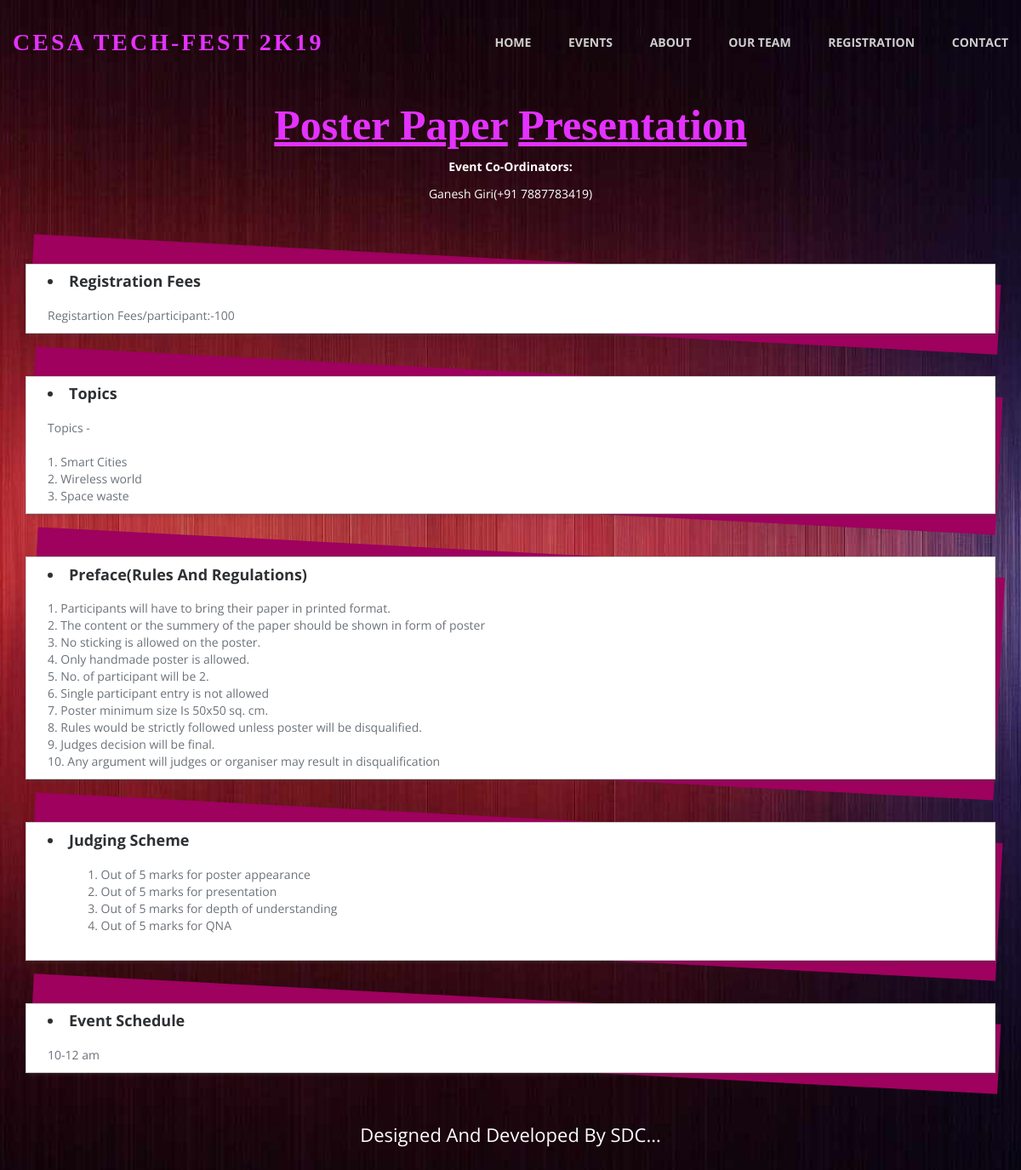
/poster.php, run on the app's committed database.
### tables this page shows
CREATE TABLE IF NOT EXISTS `poster` (
  `id` int(11) NOT NULL AUTO_INCREMENT,
  `text` text NOT NULL,
  PRIMARY KEY (`id`)
);

### poster.php (the view, shortened to what this page needs)
<?php
  include ('conn.php');
  $rf = mysqli_query($db, "SELECT * FROM poster where id=1");
  $ps = mysqli_query($db, "SELECT * FROM poster where id=2");
  $note = mysqli_query($db, "SELECT * FROM poster where id=3");
  $jc = mysqli_query($db, "SELECT * FROM poster where id=4");
  $es = mysqli_query($db, "SELECT * FROM poster where id=5");
?>
<!doctype html>
<html class="no-js" lang="">
<head>
<link rel="stylesheet" href="css/bootstrap.min.css">
<link rel="stylesheet" href="css/flexslider.css">
<link rel="stylesheet" href="css/jquery.fancybox.css">
<link rel="stylesheet" href="css/main.css">
<link rel="stylesheet" href="css/responsive.css">
<link rel="stylesheet" href="css/font-icon.css">
<link rel="stylesheet" href="css/animate.min.css">
<link rel="stylesheet" href="https://maxcdn.bootstrapcdn.com/font-awesome/4.4.0/css/font-awesome.min.css">
<link rel="stylesheet" href="https://cdnjs.cloudflare.com/ajax/libs/font-awesome/4.7.0/css/font-awesome.min.css">
<link href="http://maxcdn.bootstrapcdn.com/font-awesome/4.1.0/css/font-awesome.min.css" rel="stylesheet">
</head>
<body>
<section class="banner" role="banner">
  <header id="header">
    <div class="header-content clearfix"> <a class="logo" href="index.php"  style="color: #e332ff;font-family: algerian">CESA TECH-FEST 2K19</a>
      <nav class="navigation" role="navigation">
        <ul class="primary-nav">
		      <li><a href="index.php">Home</a></li>
          <li><a href="index.php">Events</a></li>
          <li><a href="index.php">About</a></li>
          <li><a href="team.html">Our Team</a></li>
          <li><a href="index.php">Registration</a></li>
          <li><a href="index.php">Contact</a></li>
        </ul>
      </nav>
      <a href="#" class="nav-toggle">Menu<span></span></a> </div>
  </header>
</section>
<section id="services" class="services service-section">
  <div class="container">
  <div class="section-header">
                <h2 class="wow fadeInDown animated" style="color: #e332ff;font-family: algerian;font-size: 50px;"><b><u>Poster Paper</u> <u>Presentation</u></b></h2>
                <p class="wow fadeInDown animated" style="color: white"><b>Event Co-Ordinators:</b></p>
                <p class="wow fadeInDown animated" style="color: white">Ganesh Giri(+91 7887783419)</p>
            </div>
    <div class="row">
      <div class="col-md-12 col-sm-12 services text-center">
        <div class="services-content" style="padding-left:25px;padding-right: 25px;padding-top: 5px;padding-bottom: 10px;">
          <h5><b><li>Registration Fees</li></b></h5>
            <?php
            while ($row = mysqli_fetch_array($rf)) {
             echo "".$row['text']."";
            }
            ?>
        </div>
      </div>
      <div class="col-md-12 col-sm-12 services text-center">
        <div class="services-content" style="padding-left:25px;padding-right: 25px;padding-top: 5px;padding-bottom: 10px;">
          <h5><b><li>Topics</li></b></h5>
            <?php
            while ($row = mysqli_fetch_array($ps)) {
             echo "".$row['text']."";
            }
            ?>
        </div>
      </div>
       <div class="col-md-12 col-sm-12 services text-center">
        <div class="services-content" style="padding-left:25px;padding-right: 25px;padding-top: 5px;padding-bottom: 10px;">
          <h5><b><li>Preface(Rules and Regulations)</li></b></h5>
          <?php
            while ($row = mysqli_fetch_array($note)) {
             echo "".$row['text']."";
            }
            ?>
        </div>
      </div>
      <div class="col-md-12 col-sm-12 services text-center">
        <div class="services-content" style="padding-left:25px;padding-right: 25px;padding-top: 5px;padding-bottom: 10px;">
          <h5><b><li>Judging Scheme</li></b></h5>
          <?php
            while ($row = mysqli_fetch_array($jc)) {
             echo "".$row['text']."";
            }
            ?>
        </div>
      </div>
      <div class="col-md-12 col-sm-12 services text-center">
        <div class="services-content" style="padding-left:25px;padding-right: 25px;padding-top: 5px;padding-bottom: 10px;">
          <h5><b><li>Event Schedule</li></b></h5>
            <?php
            while ($row = mysqli_fetch_array($es)) {
             echo "".$row['text']."";
            }
            ?>
        </div>
      </div>
      </div>
            <div class="section-header">
                <p class="wow fadeInDown animated"><h4 style="color: white">Designed And Developed By SDC...</h4>
            </div>
    </div>
    </section>
</body>
</html>

### css/main.css (style rules this page uses)
p { font-size: 14px; line-height: 22.4px; color: #6c7279; }
h2 { font-size: 40px; color: #2d3033; }
h4 { font-size: 22px; color: #2d3033; font-weight: 400; }
h5 { font-size: 14px; color: #2d3033; text-transform: uppercase; font-weight: 700; }
a { color: #000000; }
body { font-family: "Open Sans", Arial, sans-serif; font-weight: 400; color: #6c7279; }
ul, ol { margin: 0; padding: 0; }
ul li { list-style: none; }
#header { position: fixed; width: 100%; z-index: 999; }
#header .header-content { margin: 0 auto; max-width: 1170px; padding: 40px 0; width: 100%; -moz-transition: padding 0.3s; -o-transition: padding 0.3s; -webkit-transition: padding 0.3s; transition: padding 0.3s; }
#header .logo { float: left; font-size: 28px; font-weight: bolder; color: #ffffff; text-decoration:none; text-transform:uppercase; letter-spacing: 3px; margin-top: -10px; }
.navigation { float: right; }
.navigation li { display: inline-block; }
.navigation a { color: rgb(206, 206, 206); font-size: 14px; font-weight: 700; margin-left: 40px; text-transform: uppercase; }
.banner { position:relative; width:100%; overflow:hidden; }
.section-header { text-align: center;padding-bottom: 60px; }
.service-section { padding-top: 100px; }
.services { margin-bottom: 50px; }
.services-content { padding: 0px 0px 0px 0px; background: #ffffff; border: 1px solid #cecece; text-align: left; position: relative; box-shadow: 2px 2px 4px rgba(72, 72, 72, 0.34); }
.services-content:before { content: ''; background: #9e015e; padding: 2px; width: 100%; top: -6px; right: -6px; position: absolute; z-index: -1; bottom: 4px; -ms-transform: rotate(3deg); -webkit-transform: rotate(3deg); transform: rotate(3deg); }
.services-content h5 { margin-bottom: 20px; }
h5 { font-size: 1.286em; font-weight: 500; margin: 0.3em 0; text-transform: capitalize; }

### poster.php (style rules this page uses)
body,html { background-image: url("images/slides/poster1.jpg"); height: 40%; background-position: center; background-size: cover; background-attachment: fixed; }

### data on the page
poster: text "Registartion Fees/participant:-100"
poster: text "Topics - 1. Smart Cities 2. Wireless world 3. Space waste"
poster: text "1. Participants will have to bring their paper in printed format. 2. The content or the summery of the paper should be shown in form of poster 3. No sticking is allowed on the poster. 4. Only handmade poster is allowed. 5. No. of participant will be 2. 6. Single participant entry is not allowed 7. Poster minimum size Is 50x50 sq. cm. 8. Rules would be strictly followed unless poster will be disqualified. 9. Judges decision will be final. 10. Any argument will judges or organiser may result in disqualification"
poster: text "1. Out of 5 marks for poster appearance 2. Out of 5 marks for presentation 3. Out of 5 marks for depth of understanding 4. Out of 5 marks for QNA"
poster: text "10-12 am"
